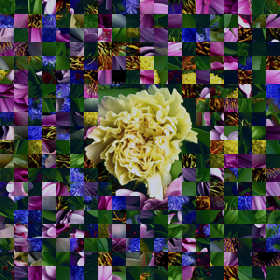
%> input picture make_situmilus/ExperimentalStimulus/Monitor/img_miss_彩度そろえてない/flower/flower_t-nor_b-rand.bmp, 280 x 280 px
$ octave monitorChange.m   (GNU Octave 9; MATLAB toolbox functions it lacks are replaced by stand-ins)
%> lines starting %> are read from the running program, lines starting %| are printed output that depends on the picture
close all;
clear all;

%%%%%%%%%%%%%%%%%%%%%%%%%%%%%%%%%%%%%%%%%%%%%%%%%%%%%%%%%%%%%%%%%
%%モニターのガンマ補整%%
%%%%%%%%%%%%%%%%%%%%%%%%%%%%%%%%%%%%%%%%%%%%%%%%%%%%%%%%%%%%%%%%%

%%%%%%%%%%% 画像の読み込み %%%%%%%%%%%
% ImageName = 'bride';%N3_conversion
% Imdata = imread(strcat(ImageName,'.bmp'));
filename = 'flower_t-nor_b-rand.bmp';
Org = imread(strcat('orgImage/flower/random/rand5/test/',filename));
%> Org is the input picture: size 280x280x3 uint8; mean R, G, B 71.1, 68.2, 66.3
Output = strcat('image/flower/random_img/test/rand5/',filename);
% Org = imread(strcat('soku_test/',filename));
% Output = strcat('sokued_test/',filename);
%%--------読み込む元画像の大きさ--------%%
[width,height,val] = size(Org);
%> width = 280; height = 280; val = 3

RGBdo = double(Org);
%%---確認用---%%
Rtest = RGBdo(:,:,1);
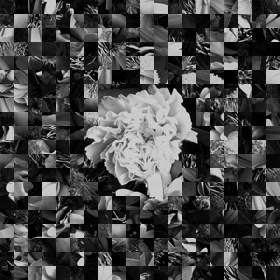
%> Rtest: size 280x280 double; min 0, max 218, mean 71.1
Gtest = RGBdo(:,:,2);
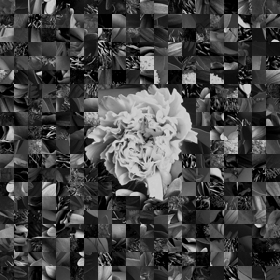
%> Gtest: size 280x280 double; min 0, max 220, mean 68.2
Btest = RGBdo(:,:,3);
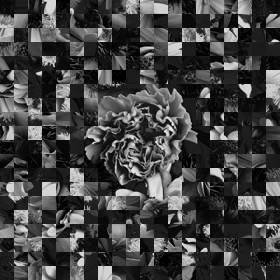
%> Btest: size 280x280 double; min 0, max 246, mean 66.3
%%---読み込んだ画像を正規化---%%
RGB = RGBdo./255;

% syms t;

%% ①RGB(非線形)からsRGBへの変換

%%---RGBからsRGBへの変換(標準規格)---%%
sRGB = zeros(height,width,3);
for k = 1:3
    for i = 1:height
        for j= 1:width
            if RGB(i,j,k) <= 0.04045
                sRGB(i,j,k) = RGB(i,j,k)./12.92;
            else
                sRGB(i,j,k) = ((RGB(i,j,k)+0.055)./1.055).^2.4;
            end
        end
    end
end
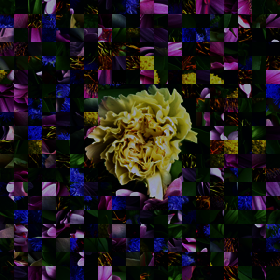
%> sRGB: size 280x280x3 double; mean R, G, B 0.127, 0.103, 0.11

%% ②RGBかXYZへの変換

%%---sRGBをXYZ(CIE1931)表色系に変換%%

imageXYZ = zeros(height,width,3);

imageXYZ(:,:,1) = sRGB(:,:,1).*0.4124+sRGB(:,:,2).*0.3576+sRGB(:,:,3).*0.1805;
imageXYZ(:,:,2) = sRGB(:,:,1).*0.2126+sRGB(:,:,2).*0.7152+sRGB(:,:,3).*0.0722;
imageXYZ(:,:,3) = sRGB(:,:,1).*0.0193+sRGB(:,:,2).*0.1192+sRGB(:,:,3).*0.9505;

%% ③XYZからLabへの変換

%%---標準光D65---%%
Xn = 0.9504;
Yn = 1;
Zn = 1.0883;

%%---XYZからLabに変換---%%

Lab = zeros(height,width,3);

for i = 1:height
   for j= 1:width
       % Lを求める
           Lab(i,j,1) = 116 .* functionLAB(imageXYZ(i,j,2)./Yn) - 16;
       % aを求める
           Lab(i,j,2) = 500 .* (functionLAB(imageXYZ(i,j,1)./Xn) - functionLAB(imageXYZ(i,j,2)./Yn));
       % bを求める
           Lab(i,j,3) = 200 .* (functionLAB(imageXYZ(i,j,2)./Yn) - functionLAB(imageXYZ(i,j,3)./Zn));
   end
end
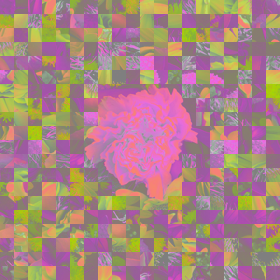
%> Lab: size 280x280x3 double; mean R, G, B 29.6, 3.3, 2.2; drawn with min black and max white

%% ⑤LabからXYZ

%%---逆変換---%%
%%---LabをXYZに変換---%%
fxyz = zeros(height,width,3);
reimageXYZ = zeros(height,width,3);
fxyz(:,:,2) = (Lab(:,:,1)+16)/116;
fxyz(:,:,1) = (Lab(:,:,1)+16)/116+Lab(:,:,2)./500;
fxyz(:,:,3) = (Lab(:,:,1)+16)/116-Lab(:,:,3)./200;
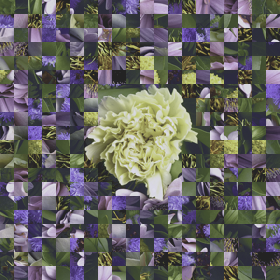
%> fxyz: size 280x280x3 double; mean R, G, B 0.4, 0.393, 0.382

 for i = 1:height
    for j= 1:width

 % Yを逆変換で計算
        if  fxyz(i,j,2) > 6/29
            reimageXYZ(i,j,2) = ((fxyz(i,j,2)).^3).*Yn;
        else
            reimageXYZ(i,j,2) = (((3/29)^3).*(116.*fxyz(i,j,2) - 16)).*Yn;
        end

        % Xを逆変換で計算
        if  fxyz(i,j,1) > 6/29
            reimageXYZ(i,j,1) = ((fxyz(i,j,1)).^3).*Xn;
        else
            reimageXYZ(i,j,1) = (((3/29)^3).*(116.*fxyz(i,j,1) - 16)).*Xn;
        end

        % Zを逆変換で計算
        if  fxyz(i,j,3) > 6/29
            reimageXYZ(i,j,3) = ((fxyz(i,j,3)).^3).*Zn;
        else
            reimageXYZ(i,j,3) = (((3/29)^3).*(116.*fxyz(i,j,3) - 16)).*Zn;
        end

    end
 end

%%---飛んだ値の補正---%%
for i = 1:height
    for j= 1:width
       if reimageXYZ(i,j,1) < 0
            reimageXYZ(i,j,1) = 0;
       end

       if reimageXYZ(i,j,3) < 0
            reimageXYZ(i,j,3) = 0;
       end

       if reimageXYZ(i,j,2) < 0
            reimageXYZ(i,j,2) = 0;
       end
    end
end

%% ⑥XYZからRGB変換

%%---XYZをモニタ特性に合わせたRGB値に変換する---%%
%%%%%%%%%% モニタの特性 %%%%%%%%%%
% LCD(CG-247)モニタ

%%---色度---%%
xred = 0.6374;
yred = 0.3304;
xgreen = 0.2674;
ygreen = 0.5985;
xblue = 0.1529;
yblue = 0.0576;

%     %%---輝度---%%
%     Yred = 18.1;
%     Ygreen = 58.4;
%     Yblue = 5.25;

%%---モニタの最大白色におけるXYZ三刺激値()---%%
Xwhite = 108.7853;
Ywhite = 114.64;
Zwhite = 127.1557;

%%---モニタの最大白色におけるXYZ三刺激値をY=1で正規化---%%
reXwhite = Xwhite/Ywhite;
reYwhite = Ywhite/Ywhite;
reZwhite = Zwhite/Ywhite;

% vectは定数(使用するモニタの変換行列を求める)
vect = [xred xgreen xblue;
        yred ygreen yblue;
        1-xred-yred 1-xgreen-ygreen 1-xblue-yblue];

% vectの逆行列
inv_vect = inv(vect);

Tr = inv_vect(1,1).*reXwhite+inv_vect(1,2).*reYwhite+inv_vect(1,3).*reZwhite;
Tg = inv_vect(2,1).*reXwhite+inv_vect(2,2).*reYwhite+inv_vect(2,3).*reZwhite;
Tb = inv_vect(3,1).*reXwhite+inv_vect(3,2).*reYwhite+inv_vect(3,3).*reZwhite;

reM = [(Tr*xred) (Tg*xgreen) (Tb*xblue);
        (Tr*yred) (Tg*ygreen) (Tb*yblue);
        (Tr*(1-xred-yred)) (Tg*(1-xgreen-ygreen)) (Tb*(1-xblue-yblue))];

inv_reM = inv(reM);

reimageSRGB = zeros(height,width,3);%sRGBの値(線形)

 %----使用するモニタの変換行列を用いてsRGBに直す----%
reimageSRGB(:,:,1) = reimageXYZ(:,:,1).*inv_reM(1,1)+reimageXYZ(:,:,2).*inv_reM(1,2)+reimageXYZ(:,:,3).*inv_reM(1,3);
reimageSRGB(:,:,2) = reimageXYZ(:,:,1).*inv_reM(2,1)+reimageXYZ(:,:,2).*inv_reM(2,2)+reimageXYZ(:,:,3).*inv_reM(2,3);
reimageSRGB(:,:,3) = reimageXYZ(:,:,1).*inv_reM(3,1)+reimageXYZ(:,:,2).*inv_reM(3,2)+reimageXYZ(:,:,3).*inv_reM(3,3);

  % [22 lines of commented-out code are left out]
reimageRGB(:,:,1) = uint8(round(abs(-0.662109+0.000241173*(1097*sqrt(9.74761*(10^15).*reimageSRGB(:,:,1).^2-3.70286*(10^15).*reimageSRGB(:,:,1)+2.41804*(10^13))+1.08307*(10^11).*reimageSRGB(:,:,1)-2.05714*(10^10)).^(1/3)+1768.18./((1097*sqrt(9.74761*(10^15).*reimageSRGB(:,:,1).^2-3.70286*(10^15).*reimageSRGB(:,:,1)+2.41804*(10^13))+1.08307*(10^11).*reimageSRGB(:,:,1)-2.05714*(10^10)).^(1/3))).*255));
reimageRGB(:,:,2) = uint8(round(abs(-0.625109+0.000140365*(5932.27*sqrt(7.91817*(10^15).*reimageSRGB(:,:,2).^2-2.55635*(10^15).*reimageSRGB(:,:,2)+6.41083*(10^12))+5.27878*(10^11).*reimageSRGB(:,:,2)-8.52115*(10^10)).^(1/3)+2689.6./((5932.27*sqrt(7.91817*(10^15).*reimageSRGB(:,:,2).^2-2.55635*(10^15).*reimageSRGB(:,:,2)+6.41083*(10^12))+5.27878*(10^11).*reimageSRGB(:,:,2)-8.52115*(10^10)).^(1/3))).*255));
reimageRGB(:,:,3) = uint8(round(abs(-0.87766+0.00012161*(20142.2*sqrt(2.53566*(10^15).*reimageSRGB(:,:,3).^2-2.02456*(10^15).*reimageSRGB(:,:,3)+3.66929*(10^13))+1.01427*(10^12).*reimageSRGB(:,:,3)-4.04911*(10^11)).^(1/3)+6448.07./((20142.2*sqrt(2.53566*(10^15).*reimageSRGB(:,:,3).^2-2.02456*(10^15).*reimageSRGB(:,:,3)+3.66929*(10^13))+1.01427*(10^12).*reimageSRGB(:,:,3)-4.04911*(10^11)).^(1/3))).*255));
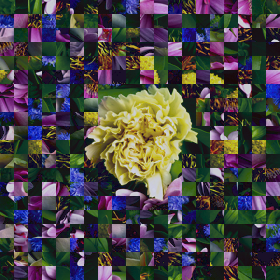
%> reimageRGB: size 280x280x3 uint8; mean R, G, B 72, 68.6, 68.5

%
%%---飛んだ値を補正---%%
for k=1:3
    for i = 1:height
        for j = 1:width
            if reimageRGB(i,j,k) == 0;
            elseif reimageRGB(i,j,k) > 255
                reimageRGB(i,j,k) = 255;
            end
        end
    end
end

%% 画像出力

imwrite(reimageRGB,Output,'bmp');
